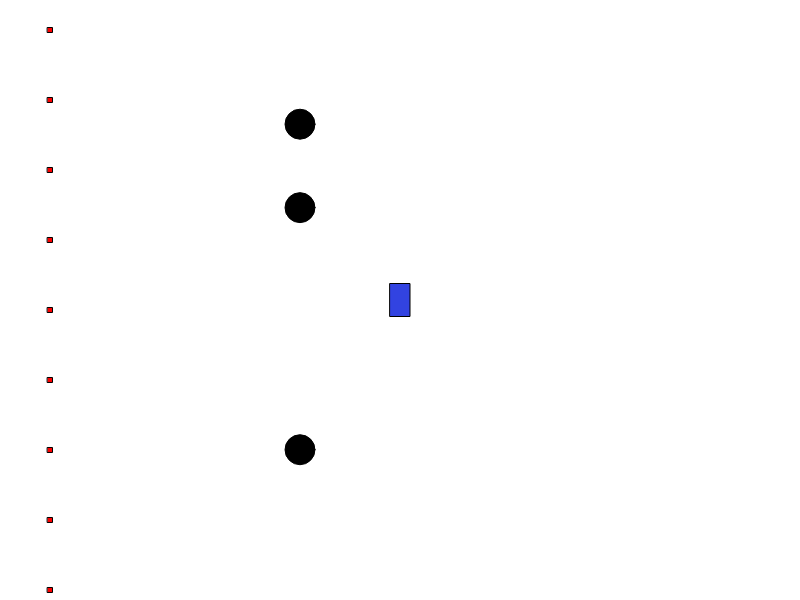
Frame 1 (no input)
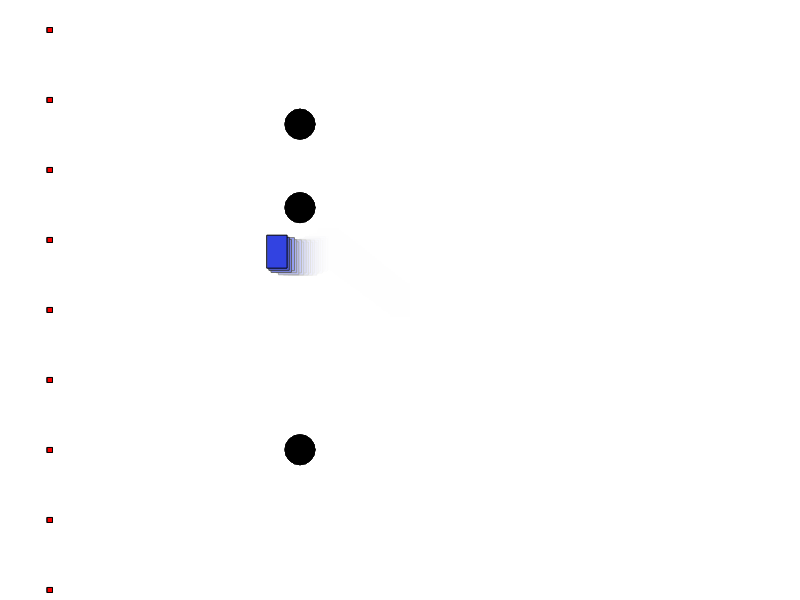
Frame 60 (no input)
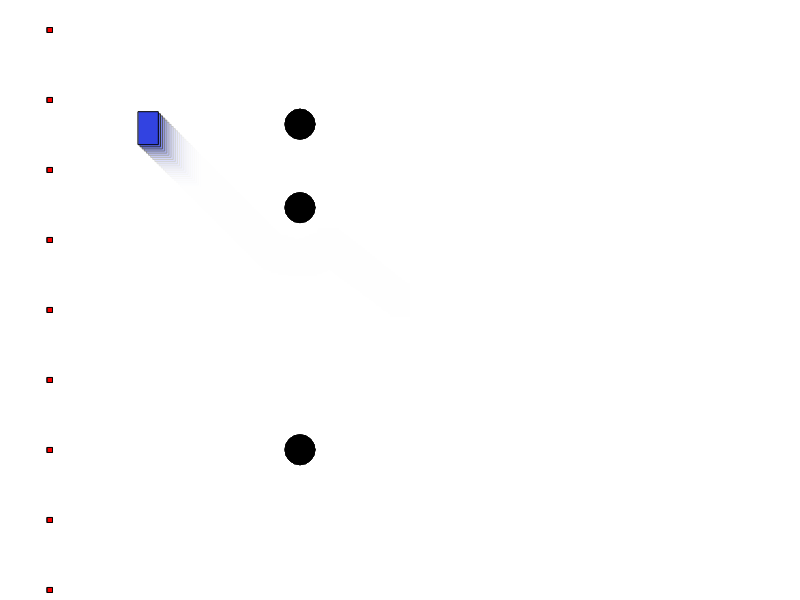
Frame 120 (the mouse pressed at the canvas centre since frame 60)

The p5.js sketch that drew these frames (run headless with seeded random() and noise() and a simulated clock; from frame 60 on, the mouse is pressed at the canvas centre):

// p5.js sketch
// ── sketch.js
var jeff;
var b1 = [];
var index = 0;
var obstacle = [];
let boxes;

function setup() {
	createCanvas(800,600);
  jeff = new Robot(width/2, height/2);

	boxes = random(5,10);
  for (var i = 0; i < boxes; i++) {
    b1[i]=new Box(50, 30+i*height/boxes);
  }
  for(var i = 0;i < 3; i++){
    obstacle[i] = new Obstacle(300, random(height));
  }
  rectMode(CENTER);
}

function draw() {
  background(255, 50);
    jeff.display();
    for (var i = 0; i < obstacle.length; i++) {
      obstacle[i].display();
      jeff.avoid(i);
  }
    for(var i = 0; i < b1.length; i++){
      b1[i].display();
  }
    if(jeff.holding==0){
      jeff.move(b1[index].position.x,b1[index].position.y);
  } else{
      jeff.deliver();
      b1[index].moving();
  }
    if((p5.Vector.dist(b1[index].position,jeff.position)==0) && (b1[index].position.x<500)){
      jeff.holding=1;
      b1[index].held=1;
  }
    if(b1[index].position.x==500){
        jeff.holding=0;
        b1[index].held=0;
        b1[index].delivered=1;
    for(var i = 0; i < b1.length; i++){
        if(b1[i].delivered==0){
          index=i;
           }
        }

  }

    console.log(b1[index].delivered);

}

function Robot(x,y){
    this.position = createVector(x,y);
    this.holding= 0;
    this.w=20;
    this.h=33;
    this.display=function(){
      fill(50,67,225);
      rect(this.position.x,this.position.y,this.w,this.h);
    }
    this.move = function(bx,by){
      var p1 = createVector(bx,by);
      var a = p5.Vector.sub(p1,this.position);
      a.limit(3);
      this.position.add(a);
    }
    this.deliver = function(){
      this.move(500,this.position.y);
    }
    this.avoid = function(ii){
      if(this.position.dist(obstacle[ii].position)<50){
          var b = p5.Vector.sub(obstacle[ii].position,this.position);
          b.limit(3);
          b.y-=1;
          this.position.sub(b);
      }
    }
}

function Box(x,y){
    this.delivered=0;
    this.position = createVector(x,y);
    this.held=0;
    this.moving = function(){
      this.position=jeff.position.copy();
    }
    this.display = function(){
      fill(255,0,0);
      rect(this.position.x,this.position.y,5,5)
    }
}

function Obstacle(x,y){
    this.position = createVector(x,y);
    this.w=30;
    this.h=30;
    this.display = function(){
      fill(0);
      ellipse(this.position.x,this.position.y,this.w,this.h);
    }

}
